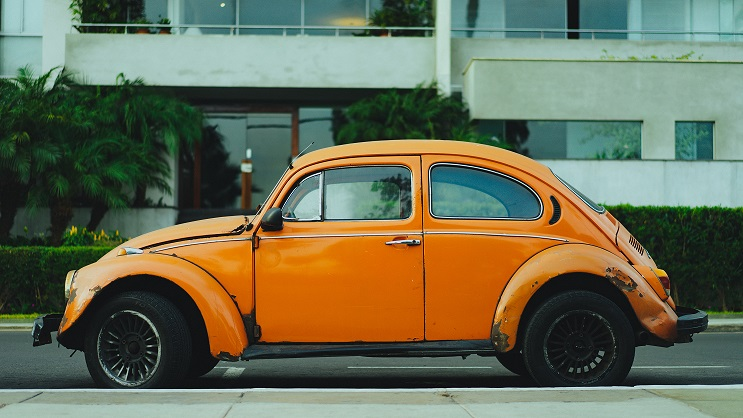
#> input picture vosvos.jpg, 743 x 418 px, found by its file name
$ python manuel_rotation.py
#> lines starting #> are read from the running program, lines starting #| are printed output that depends on the picture
import cv2
import numpy as np
import math
imaj = cv2.imread("x://opencv//vosvos.jpg")
#> imaj is the input picture: shape (418, 743, 3); mean B, G, R 85.4, 109.6, 106.8
yeni_imaj = np.zeros_like(imaj)                # İmaja eş zero matris oluşturuyoruz:
h, w = imaj.shape[:2]         # imaj merkez noktası koordinatlarını hesaplıyoruz.
#> h = 418; w = 743
cw = w // 2
#> cw = 371
ch = h // 2
#> ch = 209
# imajı 45 derece döndüreceğiz. # math modülü açı hesaplarında radyan kullanıyor.
teta = (22/7) * 45 /180         # 45 dereceyi radyana dönüştürüyoruz: 180 derece = pi
costeta = math.cos(teta)
sinteta = math.sin(teta)
rm = np.float32([[costeta, -sinteta], [sinteta, costeta]]) # Döndürme matrisi
center = np.float32([ch,cw])                               # imaj merkezi için array
#> center = [209, 371]
for i in range(h):
     for j in range(w):
          pValue = imaj[i,j]                  # i, j noktasındaki piksel değeri
          h1w1 = np.float32([i - ch, j - cw]) # [i, j] noktasının merkezden uzaklığı
          h2w2 = np.dot(rm, h1w1) + center    # h1w1'in yeni imajdaki koordinatı
          h2w2 = np.int_(h2w2)                # Koordinat değerlerini tamsayıya dönüştürüyoruz.
          h2, w2 = h2w2[:2]    # [h2 w2] formatında. Buradan
          if (w > w2 > 0) and (h > h2 > 0):
               yeni_imaj[h2, w2] = pValue
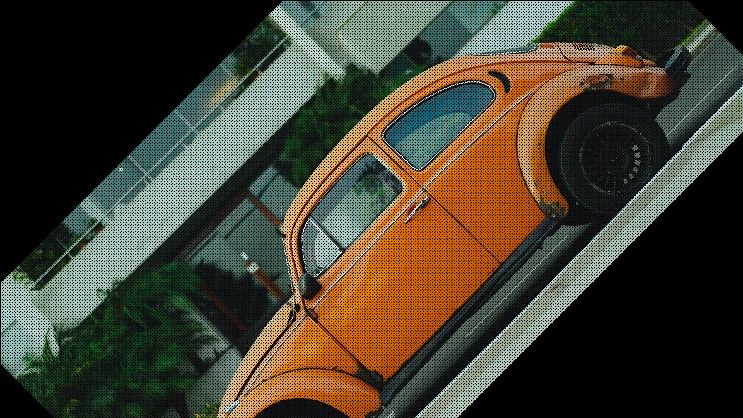
#> yeni_imaj: shape (418, 743, 3); mean B, G, R 46.5, 63.9, 67.2
cv2.imshow("Orijinal",imaj)
cv2.imshow("45 derece",yeni_imaj)
cv2.waitKey(0)
cv2.destroyAllWindows()
